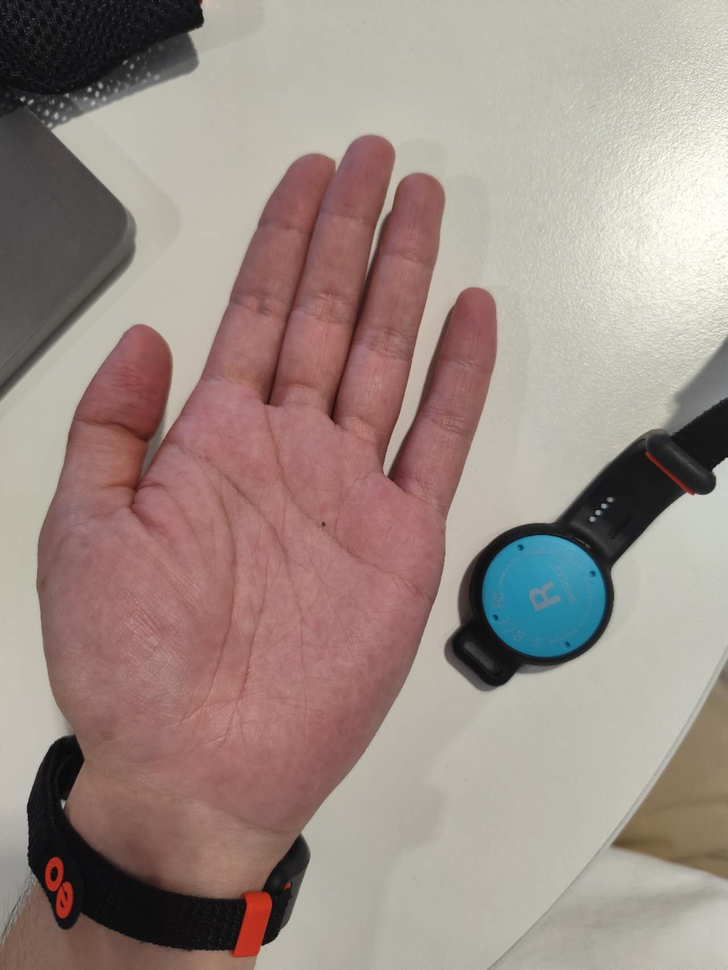
#> input picture images/image15.png, 728 x 970 px, shrunk from 1280 x 1706 before the run
$ jupyter execute multi_otsu_no_measure.ipynb   (older library calls are emulated)
#> lines starting #> are read from the running program, lines starting #| are printed output that depends on the picture; after the words box and inside, x2 and y2 are one past the last pixel; in counts of white or black regions, pixels touching at a corner belong together
[cell 1]
import cv2
import matplotlib.pyplot as plt
import numpy as np
import os
import sys

## Image feature extraction and comparison
Yixuan Wang 530634085
#### Proble: simple grayscale thresholding cannot be applied to real-world image with various backgrounds.
#### This note book aims to denoise hand images to naive binary images
#### Techniques used in this work: hsv conversion, Ycbcr conversion, Ostu thresholding, adaptive thresholding
#### In general, cb/cr has good performance in image denoising and  edge detecting.Otsu thresholding effectively transforms the image into the binary format. This combination can be considered as a potential solution in this project
#### After this step, we will start process the binary image, extract contours and conduct calculations.

### 14/09 update
Multi OTSU applied. It expectes to reduce the sencitivity to some colors and improve robustness.

An opening operation applied to remove small connections


[cell 2]
path = "images/image15.png"
# path = "images/test1.jpg"
img=cv2.imread(path)
#> img is the input picture: shape (970, 728, 3); mean B, G, R 133.3, 140.8, 157.1

[cell 3]
gray_scale=cv2.cvtColor(img, cv2.COLOR_BGR2GRAY)
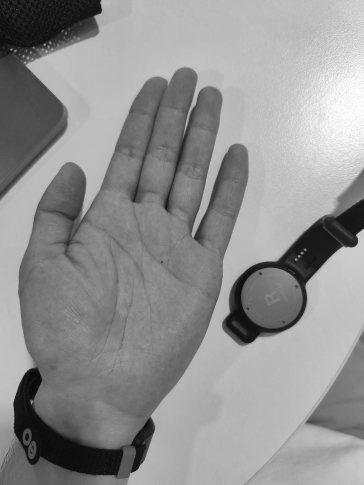
#> gray_scale: shape (970, 728) (shown at 1/2 size); min 7, max 255, mean 144.8
fig, ax = plt.subplots(1, 2, figsize=(10, 5))
ax[0].imshow(cv2.cvtColor(img, cv2.COLOR_BGR2RGB))
ax[0].set_title("Original Image")
ax[0].axis("off")

ax[1].imshow(gray_scale, cmap="gray")
ax[1].set_title("Gray Scale Image")
ax[1].axis("off")
plt.show()

[cell 4]
# show the histogram of the gray scale image
plt.hist(gray_scale.ravel(), 256, [0, 256])
plt.show()

[cell 5]
# YCbCr color space，display the Y, Cb, Cr channels
ycbcr=cv2.cvtColor(img, cv2.COLOR_BGR2YCrCb)
#> ycbcr: shape (970, 728, 3); mean of channels 0, 1, 2 144.8, 136.8, 121.6

fig, ax = plt.subplots(1, 3, figsize=(15, 5))
ax[0].imshow(ycbcr[:,:,0], cmap="gray")
ax[0].set_title("Y Channel")
ax[0].axis("off")

ax[1].imshow(ycbcr[:,:,1], cmap="gray")
ax[1].set_title("Cb Channel")
ax[1].axis("off")

ax[2].imshow(ycbcr[:,:,2], cmap="gray")
ax[2].set_title("Cr Channel")
ax[2].axis("off")

plt.show()

[cell 6]
# display the three histogram of the ycbcr image
y, cb, cr = cv2.split(ycbcr)
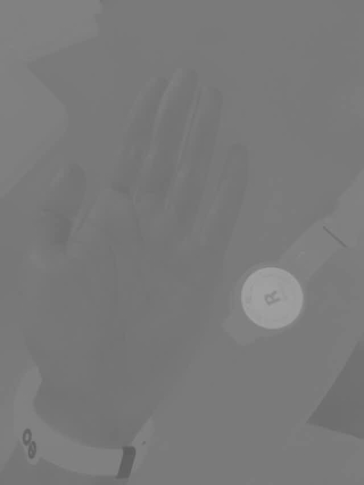
#> cr: shape (970, 728) (shown at 1/2 size); min 91, max 164, mean 121.6
fig, ax = plt.subplots(1, 3, figsize=(15, 5))
ax[0].hist(y.ravel(), 256, [0, 256])
ax[0].set_title("Y Channel")
ax[1].hist(cb.ravel(), 256, [0, 256])
ax[1].set_title("Cb Channel")
ax[2].hist(cr.ravel(), 256, [0, 256])
ax[2].set_title("Cr Channel")
plt.show()
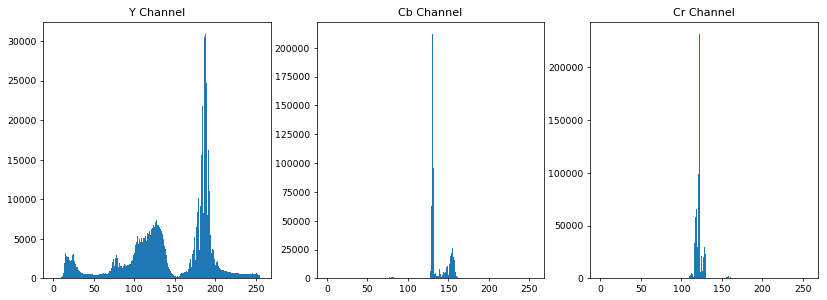
#> figure drawn by matplotlib, 3 panels; panel 1: tallest bar 30911 high, from x = 187 to 188; panel 2: tallest bar 211970 high, from x = 130 to 131; panel 3: tallest bar 231833 high, from x = 122 to 123

## Multi OTSU thresholding - roughly equals a k=3 kMeans clusering

- three sections(reference, palm and background) are extracted instead of two(fore scene and the background)

[cell 7]
import matplotlib
import matplotlib.pyplot as plt
import numpy as np
from skimage.filters import threshold_multiotsu

# Setting the font size for all plots.
matplotlib.rcParams['font.size'] = 9

# The input image.
image = cb

# Applying multi-Otsu threshold for the default value, generating
# three classes.
thresholds = threshold_multiotsu(image)
#> thresholds = [106, 141]

# Using the threshold values, we generate the three regions.
regions = np.digitize(image, bins=thresholds)
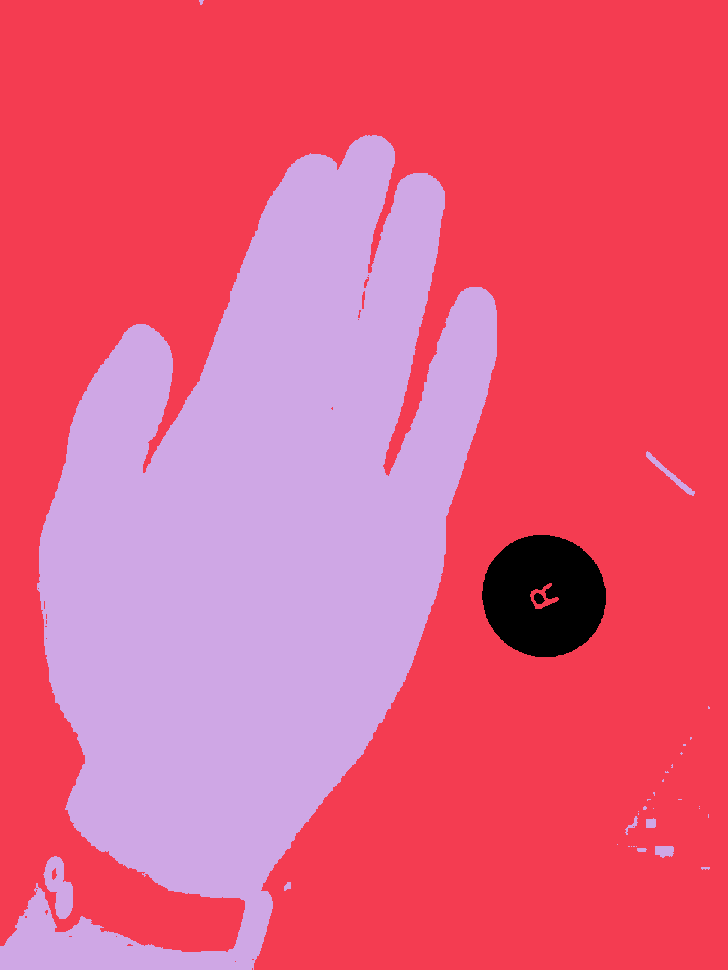
#> regions: shape (970, 728) int64; 3 distinct labels, from 0 to 2; one colour per label, 0 black

fig, ax = plt.subplots(nrows=1, ncols=3, figsize=(10, 3.5))

# Plotting the original image.
ax[0].imshow(image, cmap='gray')
ax[0].set_title('Original')
ax[0].axis('off')

# Plotting the histogram and the two thresholds obtained from
# multi-Otsu.
ax[1].hist(image.ravel(), bins=255)
ax[1].set_title('Histogram')
for thresh in thresholds:
    ax[1].axvline(thresh, color='r')
#> this loop made 2 passes
#> thresh on passes 1 to 2: 106, 141

# Plotting the Multi Otsu result.
ax[2].imshow(regions, cmap='jet')
ax[2].set_title('Multi-Otsu result')
ax[2].axis('off')

plt.subplots_adjust()

plt.show()

### #binary otsu thresholding - cannot sense the blue color

[cell 8]
#binary otsu thresholding - cannot sense the blue color
ret,thresh1 = cv2.threshold(cb,0,255,cv2.THRESH_BINARY+cv2.THRESH_OTSU)
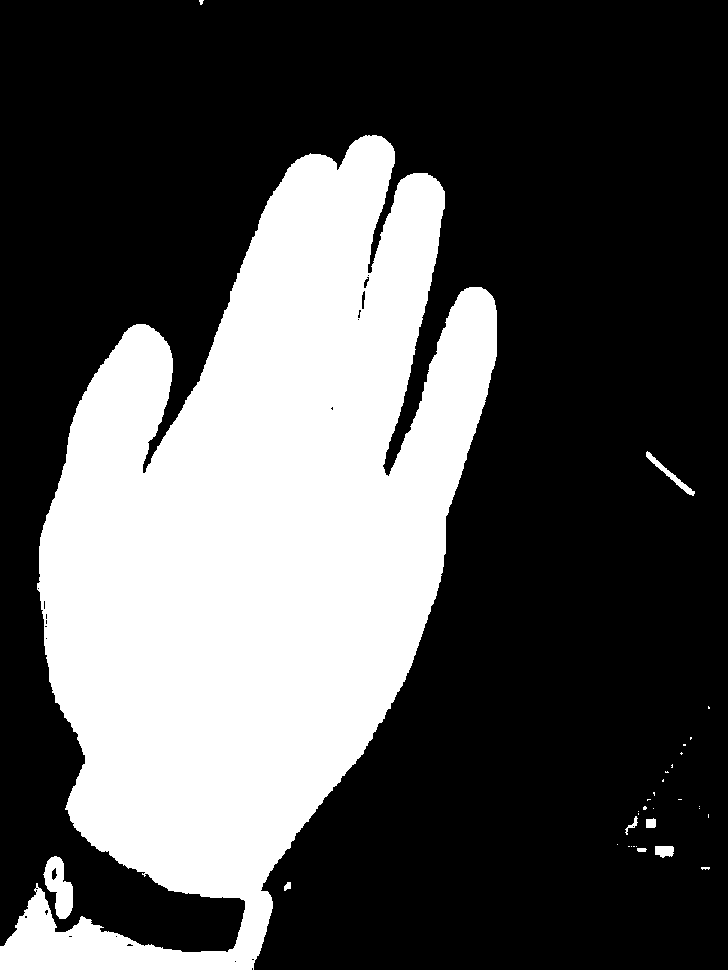
#> thresh1: shape (970, 728); 32.7% white; 32 white regions (23 under 20 px)
#> ret = 140
ax, fig = plt.subplots(1, 3, figsize=(10, 3.5))
fig[0].imshow(cb, cmap="gray")
fig[0].set_title("Original Image")
fig[0].axis("off")
# histogram of the original image
fig[1].hist(image.ravel(), bins=255)
fig[1].set_title('Histogram')
# binary image
fig[2].imshow(thresh1, cmap="gray")
fig[2].set_title("Binary Image")
fig[2].axis("off")
plt.show()
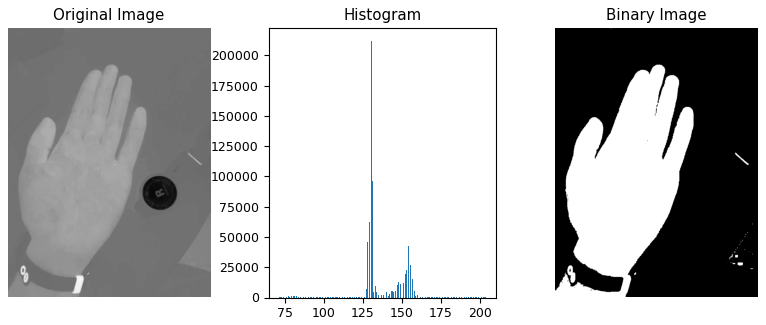
#> figure drawn by matplotlib, 3 panels; panel 2: tallest bar 211970 high, from x = 129.9 to 130.5

[cell 9]
from imutils import grab_contours
import imutils

[cell 10]
#the histogram of the regions_8uc1
ax, fig = plt.subplots(1, 2, figsize=(10, 3.5))
regions_8uc1 = cv2.normalize(regions, None, alpha=0, beta=255, norm_type=cv2.NORM_MINMAX, dtype=cv2.CV_8U)
fig[0].imshow(regions, cmap='jet')
fig[0].set_title('Multi-Otsu result')
fig[0].axis('off')
fig[1].hist(regions_8uc1.ravel(), bins=255)
fig[1].set_title('Histogram')
# binary image
plt.show()
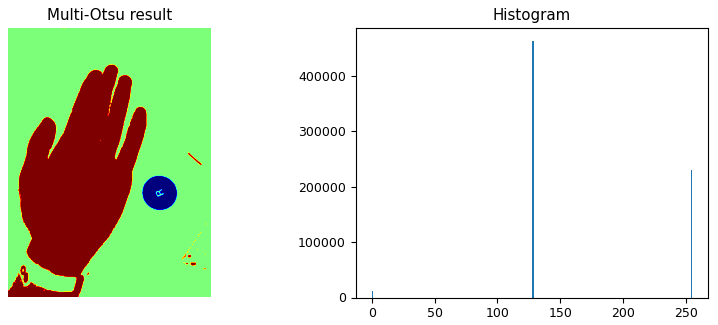
#> figure drawn by matplotlib, 2 panels; panel 2: tallest bar 463831 high, from x = 128 to 129

[cell 11]
def is_circle(contour, epsilon=0.2):
    area = cv2.contourArea(contour)
    if area == 0:

        return False
    ((x, y), radius) = cv2.minEnclosingCircle(contour)
    circle_area = np.pi * (radius ** 2)
    print(f"Area: {area}, Circle Area: {circle_area}")
    return abs(area - circle_area) / circle_area < epsilon

### open operation - remove the samll connection between the palm and the forearm

[cell 12]
#opening operation on the threshold image
def opening(image, kernel_size=40):
#> called with kernel_size = 40
    kernel = np.ones((kernel_size, kernel_size), np.uint8)
    return cv2.morphologyEx(image, cv2.MORPH_OPEN, kernel)
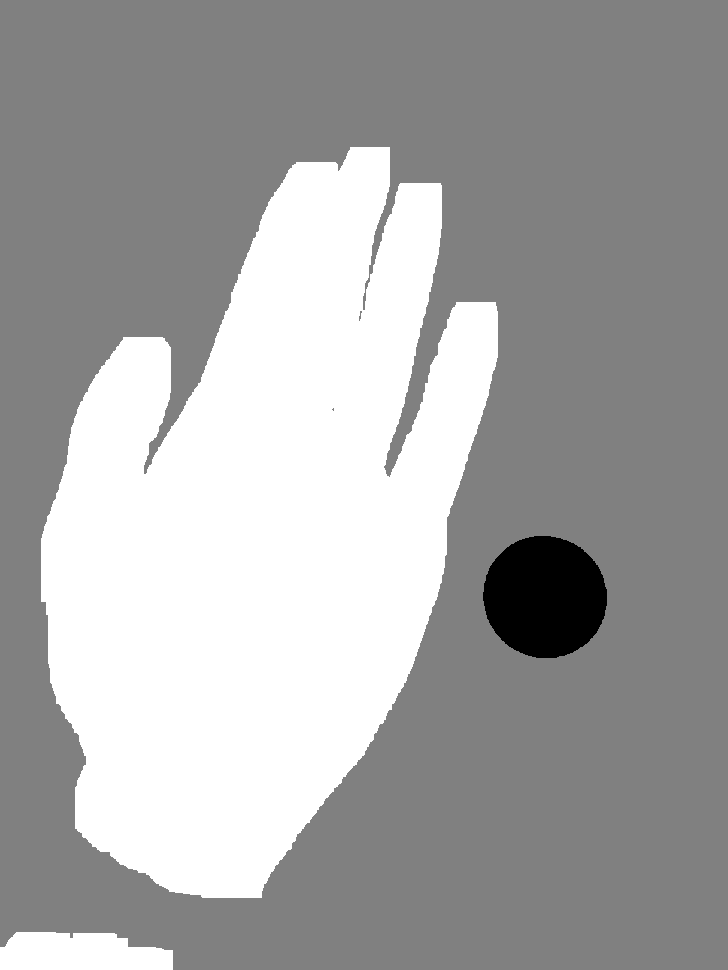
#> returned value: shape (970, 728); min 0, max 255, mean 165.7

fig, ax = plt.subplots(1, 2, figsize=(10, 5))
ax[0].imshow(regions_8uc1, cmap="gray")
ax[0].set_title("Binary Image")
ax[0].axis("off")

thresh1_opening = opening(regions_8uc1)
ax[1].imshow(thresh1_opening, cmap="jet")
ax[1].set_title("Opening Image")
ax[1].axis("off")
plt.show()

[cell 13]
#find contours
contours, _ = cv2.findContours(thresh1_opening, cv2.RETR_TREE, cv2.CHAIN_APPROX_SIMPLE)
#> contours = 2 contours; box (x1, y1, x2, y2) and area: (0, 0, 728, 970) 704463, (482, 535, 608, 659) 12055
contours = grab_contours(contours)
#> contours = [[0, 0], [0, 969], [727, 969], [727, 0]]
# extract the contours and plot them
clone = img.copy()
for c in contours:
    if is_circle(c):
        cv2.drawContours(clone, [c], -1, (0, 255, 0), 2)
    else:
        cv2.drawContours(clone, [c], -1, (0, 0, 255), 2)
#> this loop made 4 passes
#> clone: shape (970, 728, 3); under 0.01% of pixels changed, all inside (x1, y1, x2, y2) = (0, 0, 728, 970)
plt.imshow(cv2.cvtColor(clone, cv2.COLOR_BGR2RGB))
plt.axis("off")
plt.show()

$ run again, with images/image18.png copied over images/image15.png
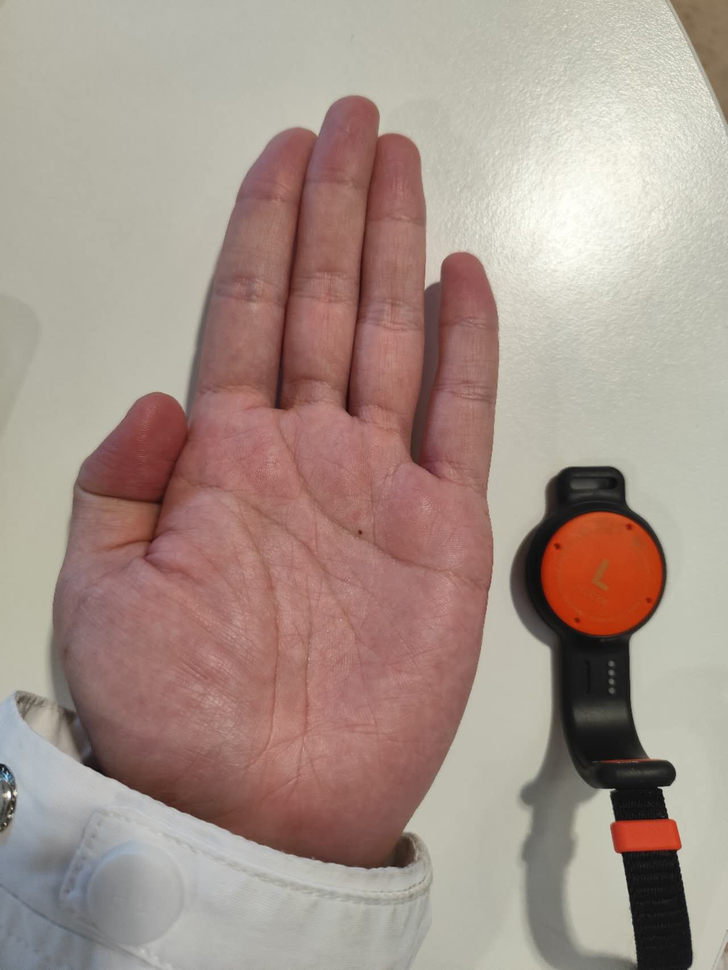
#> input picture images/image18.png, 728 x 970 px, shrunk from 1280 x 1706 before the run
#> img is the input picture: shape (970, 728, 3); mean B, G, R 138.3, 147.7, 166.6
#> ycbcr: shape (970, 728, 3); mean of channels 0, 1, 2 152.3, 138.2, 120
#> thresholds = [141, 172]
#> regions: shape (970, 728) int64; 3 distinct labels, from 0 to 2
#> the loop `for thresh in thresholds:` made 2 passes
#> thresh on passes 1 to 2: 141, 172
#> `ret,thresh1 = cv2.threshold(cb,0,255,cv2.THRESH_BINARY+cv2.THRESH_OTSU)`:
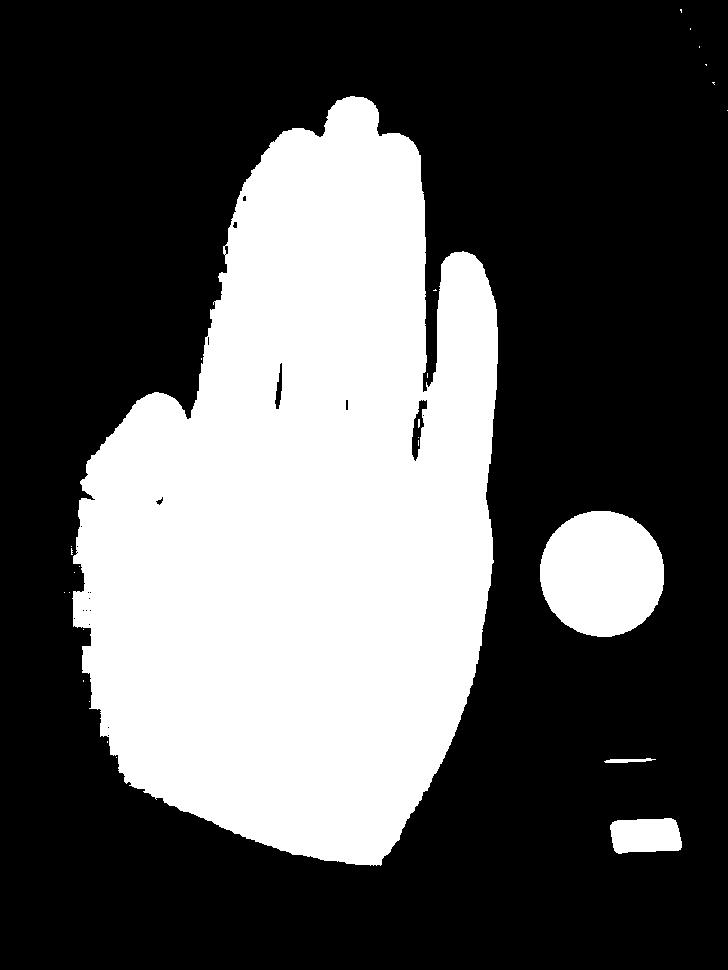
#> thresh1: shape (970, 728); 34% white; 27 white regions (23 under 20 px)
#> ret = 142
#> `contours, _ = cv2.findContours(thresh1_opening, cv2.RETR_TREE, cv2.CHA..`: contours = 6 contours, 1 with area under 20; largest, box (x1, y1, x2, y2) and area: (65, 104, 499, 865) 227107, (544, 515, 663, 635) 11931, (413, 415, 422, 459) 194, (275, 364, 284, 411) 168, (346, 400, 350, 411) 26
#> `contours = grab_contours(contours)`: contours = contour of 590 points, box (x1, y1, x2, y2) (65, 104, 499, 865), area 227107
#> the loop `for c in contours:` made 590 passes
#> c on passes 1 to 3: [[335, 104]], [[335, 105]], [[333, 107]]
#> after the loop `for c in contours:`:
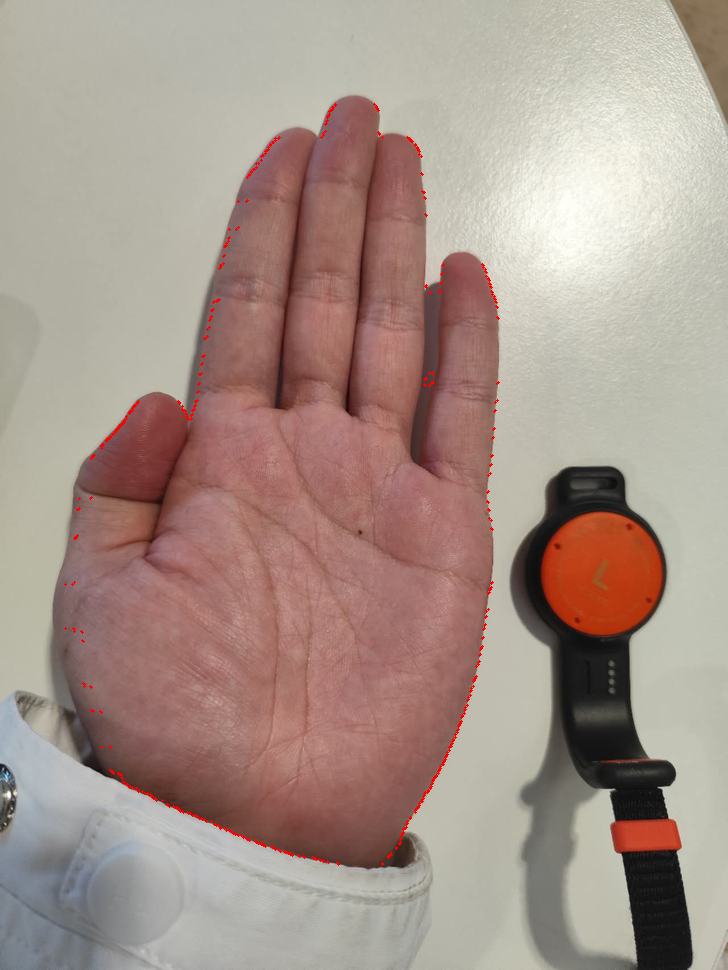
#> clone: shape (970, 728, 3); 0.32% of pixels changed, all inside (x1, y1, x2, y2) = (64, 103, 500, 866)

$ run again, with images/image8.png copied over images/image15.png
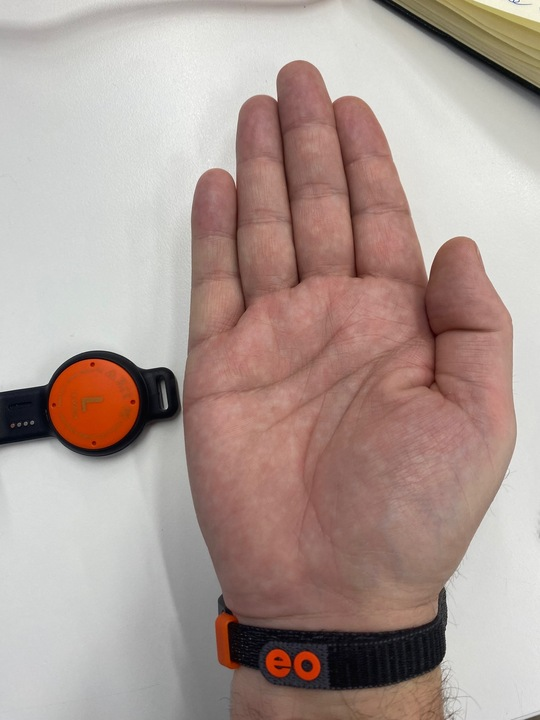
#> input picture images/image8.png, 540 x 720 px
#> img is the input picture: shape (720, 540, 3); mean B, G, R 150.1, 156.6, 175.2
#> ycbcr: shape (720, 540, 3); mean of channels 0, 1, 2 161.4, 137.8, 121.6
#> thresholds = [139, 171]
#> regions: shape (720, 540) int64; 3 distinct labels, from 0 to 2
#> the loop `for thresh in thresholds:` made 2 passes
#> thresh on passes 1 to 2: 139, 171
#> `ret,thresh1 = cv2.threshold(cb,0,255,cv2.THRESH_BINARY+cv2.THRESH_OTSU)`:
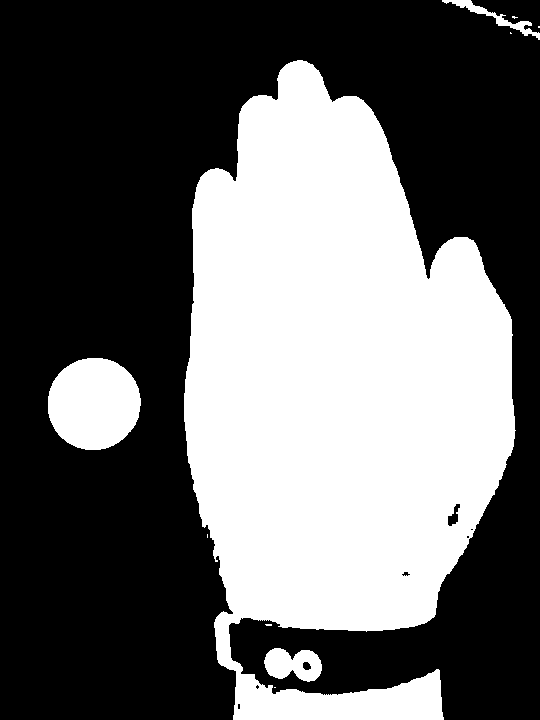
#> thresh1: shape (720, 540); 39.9% white; 10 white regions (6 under 20 px), largest, box (x1, y1, x2, y2) and area: (184, 60, 516, 720) 146400, (48, 358, 141, 450) 6771, (264, 648, 322, 682) 1372, (442, 0, 540, 40) 660
#> ret = 140
#> `contours, _ = cv2.findContours(thresh1_opening, cv2.RETR_TREE, cv2.CHA..`: contours = 3 contours; box (x1, y1, x2, y2) and area: (185, 72, 515, 632) 137800, (235, 684, 444, 720) 6352, (53, 363, 137, 447) 6190
#> `contours = grab_contours(contours)`: contours = contour of 58 points, box (x1, y1, x2, y2) (53, 363, 137, 447), area 6190
#> the loop `for c in contours:` made 58 passes
#> c on passes 1 to 8: [[74, 363]], [[73, 364]], [[72, 364]], [[70, 366]], [[69, 366]], [[67, 368]], [[66, 368]], [[58, 376]]
#> after the loop `for c in contours:`:
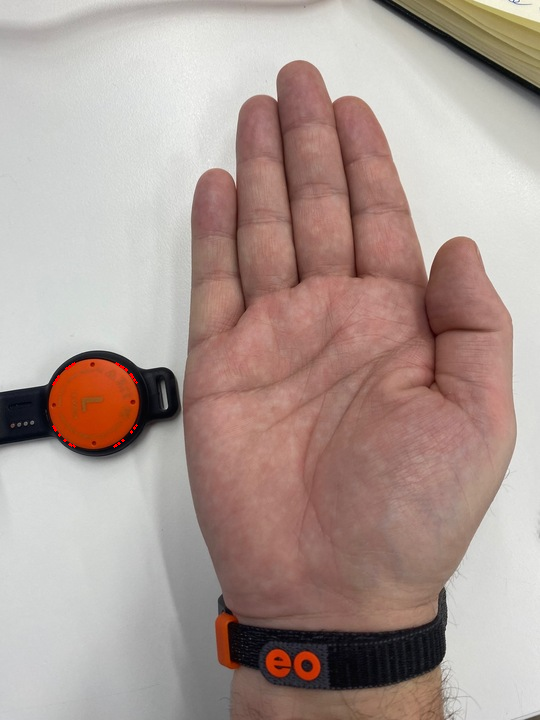
#> clone: shape (720, 540, 3); 0.06% of pixels changed, all inside (x1, y1, x2, y2) = (52, 362, 138, 448)
